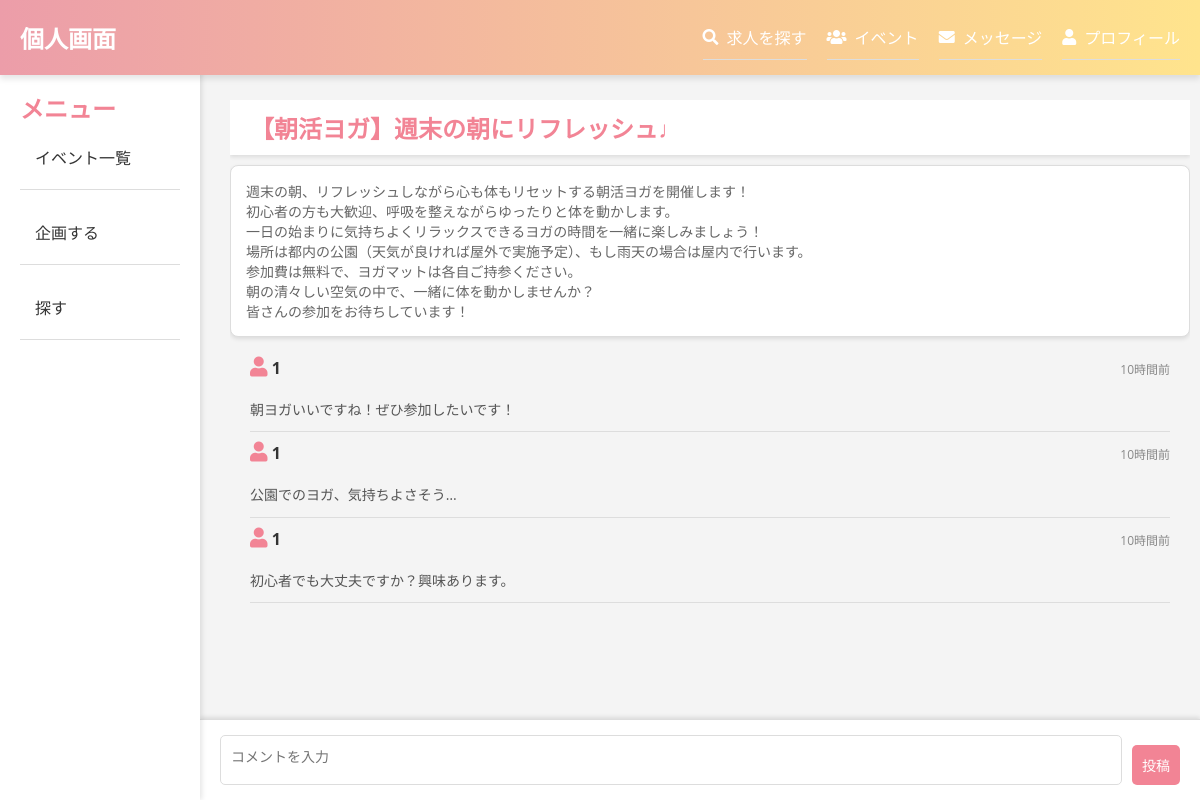
Screenshot of /post.php?id=15 with the database file from the repository.
### tables this page shows
CREATE TABLE `bs_posts` (
  `id` int(11) NOT NULL,
  `user_id` int(11) NOT NULL,
  `title` varchar(255) NOT NULL,
  `body` text NOT NULL,
  `created_at` timestamp NOT NULL DEFAULT current_timestamp()
);

CREATE TABLE `bs_comments` (
  `id` int(11) NOT NULL,
  `post_id` int(11) NOT NULL,
  `user_id` int(11) NOT NULL,
  `comment` text NOT NULL,
  `created_at` timestamp NOT NULL DEFAULT current_timestamp()
);

### db.php (called while the page is built, shortened)
<?php
function h($str){
    return htmlspecialchars($str, ENT_QUOTES);
}
function time_elapsed_string($datetime, $full = false) {
    $now = new DateTime;
    $ago = new DateTime($datetime);
    $diff = $now->diff($ago);
    $string = [
        'y' => '年',
        'm' => 'ヶ月',
        'd' => '日',
        'h' => '時間',
        'i' => '分',
        's' => '秒',
    ];
    foreach ($string as $k => &$v) {
        if ($diff->$k) {
            $v = $diff->$k . $v;
        } else {
            unset($string[$k]);
        }
    }
    if (!$full) $string = array_slice($string, 0, 1);
    return $string ? implode(', ', $string) . '前' : '今';
}
?>

### post.php (the view, shortened to what this page needs)
<?php
require 'db.php';
$post_id = $_GET['id'];
$sql ="SELECT * FROM bs_posts WHERE id = ?";
$stmt = $pdo->prepare($sql);
$stmt->execute([$post_id]);
$post = $stmt->fetch(PDO::FETCH_ASSOC);
$stmt = $pdo->prepare("SELECT * FROM bs_comments WHERE post_id = ?");
$stmt->execute([$post_id]);
$comments = $stmt->fetchAll(PDO::FETCH_ASSOC);
?>
<?php include('header.php'); ?>
<?php include('sidebar.php'); ?>
<div class="main-content">
<ul class="topic-list">
<h2 class="topic-title"><?=h($post['title']) ?></h2>
<div class="topic-body">
<li><?=nl2br(h($post['body'])) ?></li>
</div>
</ul>
<ul class="comment-list">
    <?php foreach ($comments as $comment): ?>
        <li>
            <div class="comment-header">
            <div class="left">
            <i class="fas fa-user"></i>
            <strong><?= h($comment['user_id']) ?></strong>
            </div>
            <div class="right">
            <span class="comment-time"><?= h(time_elapsed_string($comment['created_at'])) ?></span>
            </div>
        </div>
            <p class="comment-body"><?= nl2br(h($comment['comment'])) ?></p>
        </li>
    <?php endforeach; ?>
</ul>
<form method="POST" action=""  class="fixed-comment-form">
    <textarea name="comment" required class="form-textarea" placeholder="コメントを入力"></textarea><br>
    <input type="submit" value="投稿" class="form-submit">
</form>
</div>

### style.css (style rules this page uses)
body { font-family: Arial, sans-serif; margin: 0; padding: 0; display: flex; min-height: 100vh; }
.main-content { flex-grow: 1; margin-left: 220px; padding: 20px 10px; max-width: 90%; margin: o auto; margin-bottom: 100px; margin-top: 70px; }
h2,h3 { font-size: 24px; color: #f28495; }
.topic-title { background-color: white; padding: 10px 20px; width: 100%; box-shadow: 0 2px 4px rgba(0, 0, 0, 0.1); }
p { margin-top:20px; font-size: 14px; color: #666; }
ul { list-style-type: none; padding: 0; }
li { border-bottom: 1px solid #ddd; padding: 10px 0; }
.topic-list { margin-top: 10px; padding: 0; list-style: none; max-height: 70vh; overflow-y: auto; }
.topic-list li { background-color: #fff; border: 1px solid #ddd; margin-bottom: 10px; border-radius: 8px; padding: 15px; box-shadow: 0 2px 4px rgba(0, 0, 0, 0.1); }
.topic-body { margin-top: 10px; color: #666; font-size: 14px; }
button, input[type="submit"], .edit-link, .delete-link { background-color: #f28495; color: white; padding: 10px; border: none; cursor: pointer; font-size: 14px; border-radius: 5px; text-decoration: none; display: inline-block; margin-top:10px; }
.form-textarea { width: 100%; height: 150px; padding: 10px; box-shadow: none; resize: none; outline: none; border: 1px solid #ddd; border-radius: 5px; font-size: 14px; font-weight: normal; font-family: 'Open Sans', 'Yu Gothic', "游ゴシック", 'YuGothic', "游ゴシック体", Hiragino Kaku Gothic ProN, 'Meiryo'; }
.comment-list { list-style-type: none; padding: 0; }
.comment-list li { border-bottom: 1px solid #ddd; padding: 10px 0; margin:0 20px; }
.comment-header { display: flex; justify-content: space-between; align-items: center; margin-bottom: 10px; }
.comment-header i { font-size: 20px; color: #f28495 }
.comment-header strong { font-size: 16px; color: #333; }
.comment-time { font-size: 12px; color: #888; }
.comment-body { font-size: 14px; color: #555; line-height: 1.6; }
.fixed-comment-form { position: fixed; bottom: 0; left: 200px; right: 0; background-color: #fff; padding: 15px 20px; box-shadow: 0 -2px 4px rgba(0, 0, 0, 0.1); display: flex; align-items: center; border-top: 1px solid #ddd; }
.fixed-comment-form textarea { flex-grow: 1; height: 50px; margin-right: 10px; padding: 10px; border-radius: 5px; border: 1px solid #ddd; }
* { margin: 0; padding: 0; box-sizing: border-box; }
body { font-family: 'Open Sans', 'Yu Gothic', "游ゴシック", 'YuGothic', "游ゴシック体", Hiragino Kaku Gothic ProN, 'Meiryo'; background-color: #f4f4f4; color:grey; margin: 0; padding: 0; }

### rows the page displays
bs_posts: title "【朝活ヨガ】週末の朝にリフレッシュ♩", body "週末の朝、リフレッシュしながら心も体もリセットする朝活ヨガを開催します！ 初心者の方も大歓迎、呼吸を整えながらゆったりと体を動かします。 一日の始まりに気持ちよくリラックスできるヨガの時間を一緒に楽しみましょう！ 場所は都内の公園（天気が良ければ屋外で実施予定）、もし雨天の場合は屋内で行います。 参加費は無料で、ヨガマットは各自ご持参ください。 朝の清々しい空気の中で、一緒に体を動かしませんか？ 皆さんの参加をお待ちしています！"
bs_comments: user "1", created_at "10時間前", comment "朝ヨガいいですね！ぜひ参加したいです！"
bs_comments: user "1", created_at "10時間前", comment "公園でのヨガ、気持ちよさそう…"
bs_comments: user "1", created_at "10時間前", comment "初心者でも大丈夫ですか？興味あります。"
